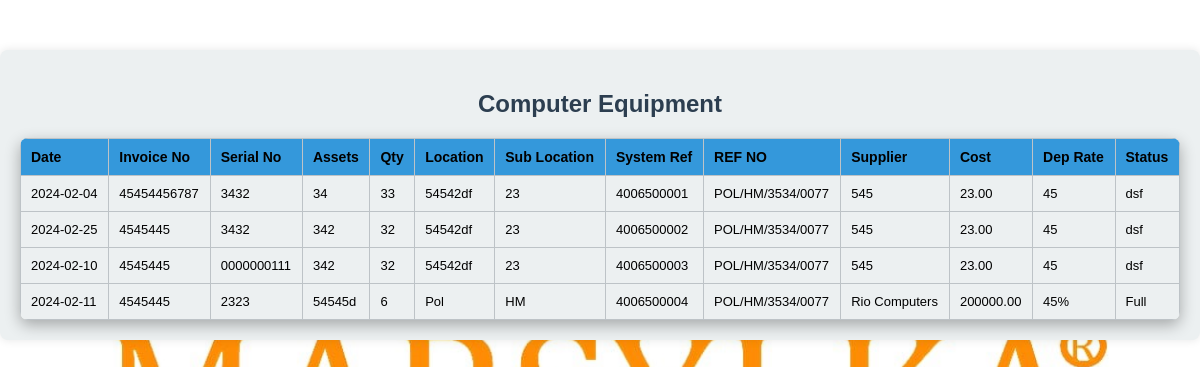
Screenshot of /PHP/alldatace.php with the database file from the repository.
### tables this page shows
CREATE TABLE `computer_equipment` (
  `Date` date DEFAULT NULL,
  `InvoiceNo` varchar(255) DEFAULT NULL,
  `SerialNo` varchar(255) DEFAULT NULL,
  `Assets` varchar(255) DEFAULT NULL,
  `Qty` int(11) DEFAULT NULL,
  `Location` varchar(255) DEFAULT NULL,
  `SubLocation` varchar(255) DEFAULT NULL,
  `SystemRef` bigint(20) NOT NULL,
  `REFNO` varchar(255) DEFAULT NULL,
  `Supplier` varchar(255) DEFAULT NULL,
  `Cost` decimal(10,2) DEFAULT NULL,
  `DepRate` varchar(255) DEFAULT NULL,
  `Status` varchar(255) DEFAULT NULL
);

### PHP/displayallequipment.php (the view, shortened to what this page needs)
<?php
include 'connection.php';
$data = [];
$sql = "SELECT * FROM computer_equipment";
$result = $conn->query($sql);
if ($result->num_rows > 0) {
    while ($row = $result->fetch_assoc()) {
        $data[] = $row;
    }
}
?>
<!DOCTYPE html>
<html lang="en">
<head>
</head>
<body>
<div >
    <h2>Computer Equipment</h2>
    <?php if (!empty($data)) : ?>
        <table>
            <tr>
                <th>Date</th>
                <th>Invoice No</th>
                <th>Serial No</th>
                <th>Assets</th>
                <th>Qty</th>
                <th>Location</th>
                <th>Sub Location</th>
                <th>System Ref</th>
                <th>REF NO</th>
                <th>Supplier</th>
                <th>Cost</th>
                <th>Dep Rate</th>
                <th>Status</th>
            </tr>
            <?php foreach ($data as $row) : ?>
                <tr>
                    <td><?= $row['Date'] ?></td>
                    <td><?= $row['InvoiceNo'] ?></td>
                    <td><?= $row['SerialNo'] ?></td>
                    <td><?= $row['Assets'] ?></td>
                    <td><?= $row['Qty'] ?></td>
                    <td><?= $row['Location'] ?></td>
                    <td><?= $row['SubLocation'] ?></td>
                    <td><?= $row['SystemRef'] ?></td>
                    <td><?= $row['REFNO'] ?></td>
                    <td><?= $row['Supplier'] ?></td>
                    <td><?= $row['Cost'] ?></td>
                    <td><?= $row['DepRate'] ?></td>
                    <td><?= $row['Status'] ?></td>
                </tr>
            <?php endforeach; ?>
        </table>
    <?php else : ?>
        <p>No data available</p>
    <?php endif; ?>
</div>
</body>
</html>

### PHP/alldatace.php (shortened to what this page needs)
<!DOCTYPE html>
<html lang="en">
<head>
</head>
<body>
<div class="container">
        <?php include 'displayallequipment.php'; ?>
</body>
</html>

### PHP/alldatace.php (style rules this page uses)
body { font-family: Arial, sans-serif; margin: 0; padding: 0; background: url('PHP/Logo.jpeg') center center fixed; background-size: cover; }
.container { max-width: auto; margin: 50px auto; background-color: #ecf0f1; padding: 20px; box-shadow: 0 0 10px rgba(0, 0, 0, 0.1); border-radius: 8px; }
h2 { text-align: center; color: #2c3e50; margin-bottom: 20px; }
table { width: 100%; border-collapse: collapse; margin-top: 20px; overflow: hidden; box-shadow: 0 5px 15px rgba(0, 0, 0, 0.3); border-radius: 8px; transition: box-shadow 0.3s; }
th, td { border: 1px solid #bdc3c7; padding: 10px; text-align: left; transition: background-color 0.2s; }
th { background-color: #3498db; color: #000; font-size: 14px; }
td { background-color: #ecf0f1; font-size: 13px; }

### rows the page displays
computer_equipment: Date "2024-02-04", InvoiceNo "45454456787", SerialNo "3432", Assets "34", Qty "33", Location "54542df", SubLocation "23", SystemRef "4006500001", REFNO "POL/HM/3534/0077", Supplier "545", Cost "23.00", DepRate "45", Status "dsf"
computer_equipment: Date "2024-02-25", InvoiceNo "4545445", SerialNo "3432", Assets "342", Qty "32", Location "54542df", SubLocation "23", SystemRef "4006500002", REFNO "POL/HM/3534/0077", Supplier "545", Cost "23.00", DepRate "45", Status "dsf"
computer_equipment: Date "2024-02-10", InvoiceNo "4545445", SerialNo "0000000111", Assets "342", Qty "32", Location "54542df", SubLocation "23", SystemRef "4006500003", REFNO "POL/HM/3534/0077", Supplier "545", Cost "23.00", DepRate "45", Status "dsf"
computer_equipment: Date "2024-02-11", InvoiceNo "4545445", SerialNo "2323", Assets "54545d", Qty "6", Location "Pol", SubLocation "HM", SystemRef "4006500004", REFNO "POL/HM/3534/0077", Supplier "Rio Computers", Cost "200000.00", DepRate "45%", Status "Full"
